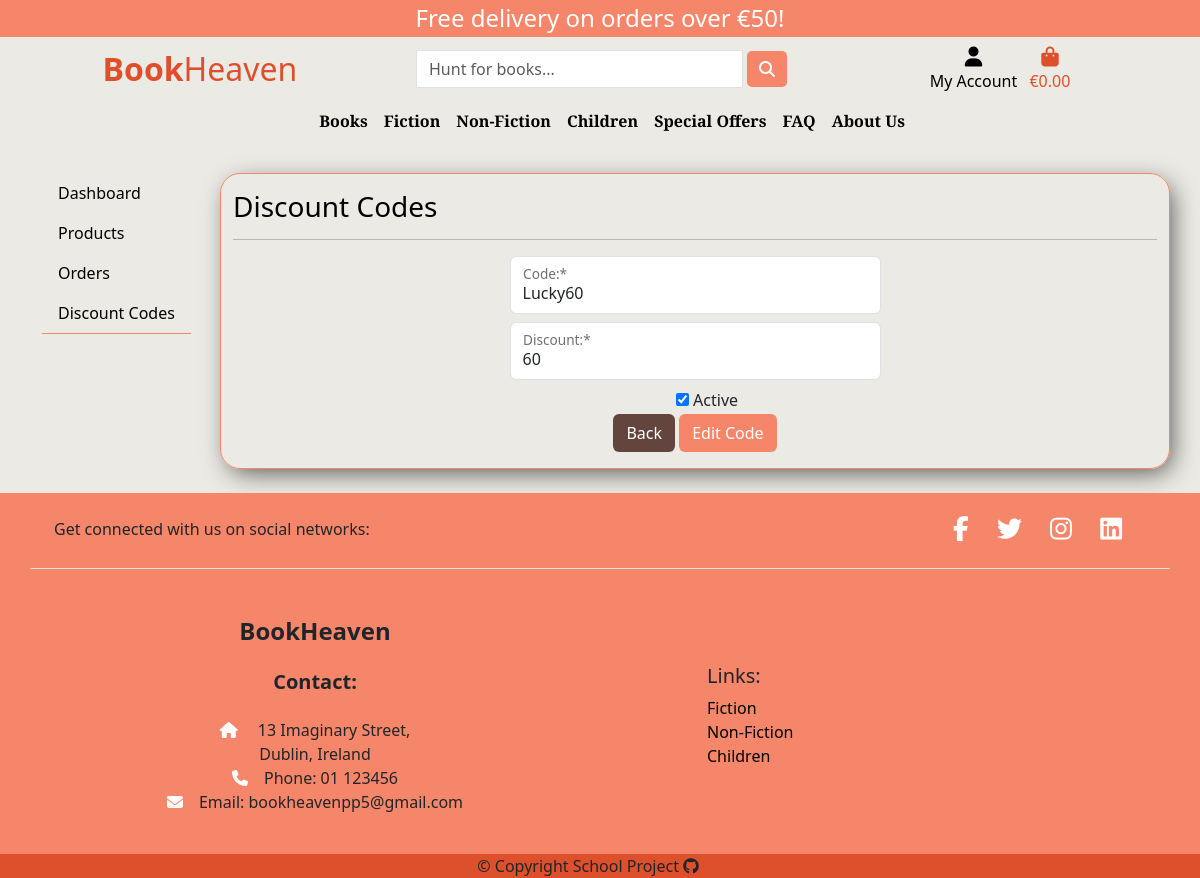
/admin_panel/discount_codes_edit/13/ (signed in), run on an earlier commit of the app's database.
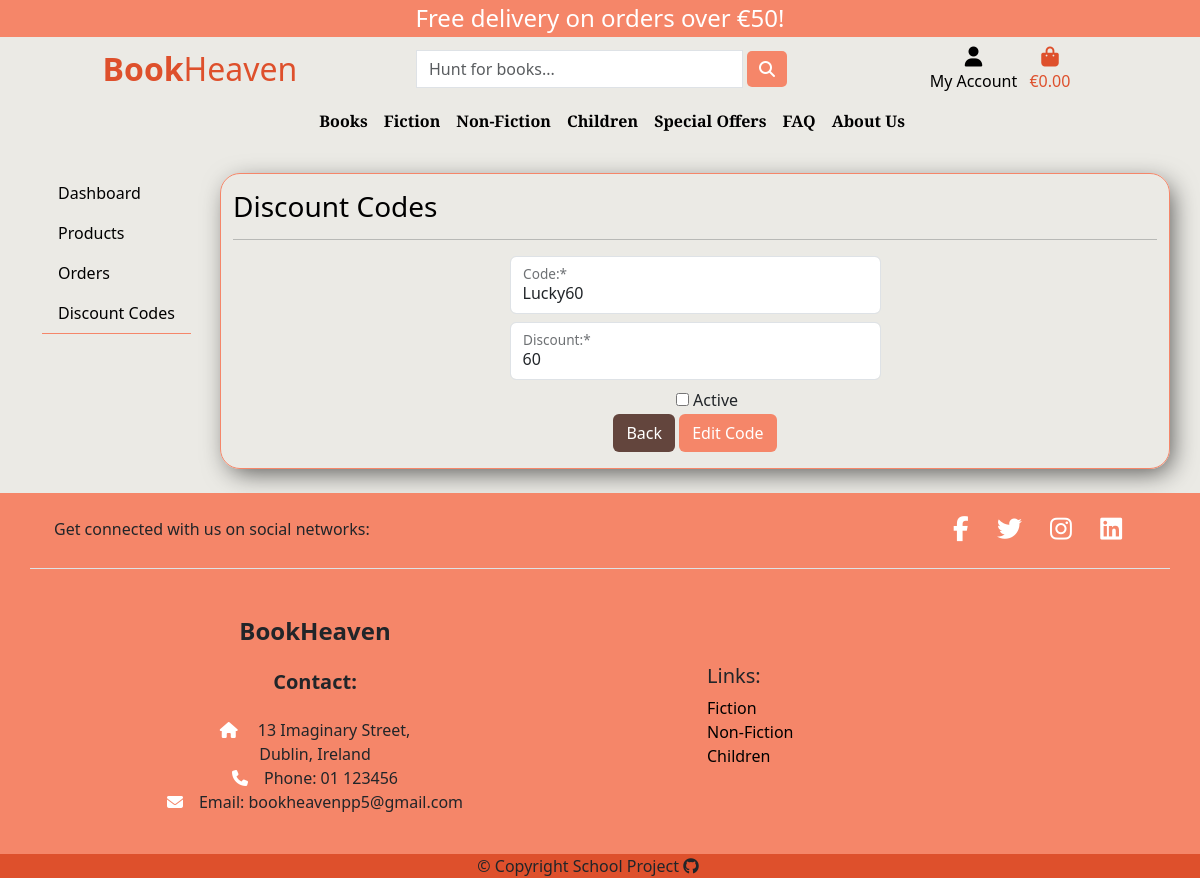
And on a later commit of the database.
### discount_codes/models.py (models this page shows, shortened)
class DiscountCode(models.Model):
    code = models.CharField(max_length=50, unique=True)
    discount = models.IntegerField(
        validators=[MinValueValidator(1), MaxValueValidator(99)])
    active = models.BooleanField(default=True)

### admin_panel/views.py (the view, shortened to what this page needs)
@login_required
def admin_discounts_edit(request, pk):
    if not request.user.is_superuser:
        messages.error(request, 'You need admin rights to access this page.')
        return redirect('home')
    code = get_object_or_404(DiscountCode, pk=pk)
    form = DiscountCodeForm(instance=code)
    context = {
        'form': form,
        'code': code,
    }
    return render(request, 'admin_panel/edit_code.html', context)

### discount_codes/forms.py
class DiscountCodeForm(forms.ModelForm):
    class Meta:
        model = DiscountCode
        fields = '__all__'

### admin_panel/templates/admin_panel/edit_code.html (shortened to what this page needs)
{% extends 'admin_panel/admin_base.html' %}
{% load widget_tweaks %}
{% block admin_content %}
<h3 class="text-black">Discount Codes</h3>
<hr>
<div class="row d-flex justify-content-around">
    <div class="col-12 col-md-5 text-center">
        <form action="{% url 'admin-discounts-edit' code.id %}" method="POST">
            <div class="form-floating mb-2">
                {% render_field form.code class="form-control" %}
                <label for="{{ form.code.id_for_label }}" class="form-label">Code:*</label>
            </div>
            <div class="form-floating mb-2">
                {% render_field form.discount class="form-control" %}
                <label for="{{ form.discount.id_for_label }}" class="form-label">Discount:*</label>
            </div>
            <div class="form-check">
                {% render_field form.active %}
                <label class="form-check-label" for="{{ form.active.id_for_label }}">
                    Active
                </label>
            </div>
            <a href="{% url 'admin-discounts' %}" class="btn btn-brown">Back</a>
            <button type="submit" class="btn btn-orange">Edit Code</button>
        </form>
    </div>
</div>
{% endblock admin_content %}

What changed in the data, as far as the page shows it:
changed DiscountCode "Lucky60": active "☑" → "☐"
